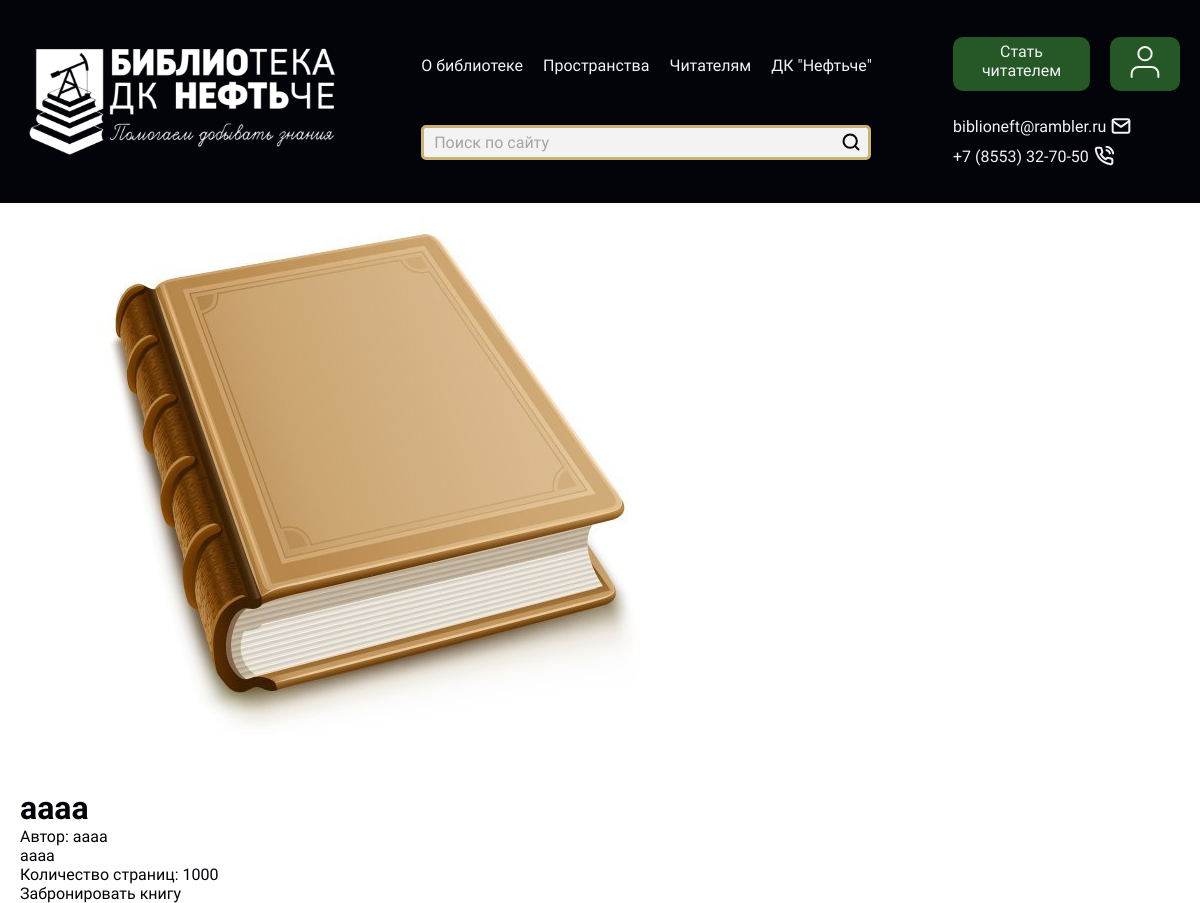
/book/2/, run on the app's committed database.
### main/models.py (models this page shows, shortened)
class Book(models.Model):
    title = models.CharField(max_length=200, verbose_name="Название книги")
    author = models.CharField(max_length=100, verbose_name="Автор")
    description = models.TextField(verbose_name="Описание", blank=True, null=True)
    published_date = models.DateField(verbose_name="Дата написания")
    isbn = models.CharField(max_length=13, unique=True, verbose_name="ISBN")
    pages = models.PositiveIntegerField(verbose_name="Количество страниц", validators=[MinValueValidator(1)])
    borrowed_by = models.ForeignKey(
        User,
        on_delete=models.SET_NULL,
        null=True,
        blank=True,
        verbose_name="Взято на чтение",
        related_name="borrowed_books_by"
    )
    added_by = models.ForeignKey(
        User,
        on_delete=models.SET_NULL,
        null=True,
        blank=True,
        verbose_name="Добавлено пользователем",
        related_name="added_books"
    )
    created_at = models.DateTimeField(auto_now_add=True, verbose_name="Дата создания")
    updated_at = models.DateTimeField(auto_now=True, verbose_name="Дата обновления")
    image_book = models.ImageField(upload_to='book/', blank=True, null=True)
    class Meta:
        verbose_name = "Книга"
        verbose_name_plural = "Книги"

### main/views.py (the view)
# urls.py: path('book/<int:pk>/', views.book_detail, name='book_detail'),
def book_detail(request, pk):
    book = get_object_or_404(Book, pk=pk)
    return render(request, 'pages/book_detail.html', {'book': book})

### main/templates/pages/book_detail.html (shortened to what this page needs)
{% extends 'base.html' %}
{% load static %}
{% block content %}
<div class="container">
    {% if book.image_book %}
        <img src="{{ book.image_book.url }}" alt="{{ book.title }}">
    {% else %}
        <img src="{% static 'images/default_book.png' %}" alt="Нет изображения">
    {% endif %}
    <h1 class="books_title">{{ book.title }}</h1>
    <p>Автор: {{ book.author }}</p>
    <p>{{ book.description }}</p>
    <p>Количество страниц: {{ book.pages }}</p>
    <a href="{% url 'reserve_book' book.pk %}" class="btn btn-primary">Забронировать книгу</a>
</div>
{% endblock %}

### main/static/style.css (style rules this page uses)
* { box-sizing: border-box; margin: 0; padding: 0; font-family: Unbounded; color: #03030A; scroll-behavior: smooth; }
.container { overflow: hidden; max-width: 1760px; padding: 0 20px; margin: 0 auto; }
a { text-decoration: none; }
.books_title { margin-top: 50px; }

### data on the page
Book: image_book (picture), title "аааа", author "аааа", description "аааа", pages "1000"
